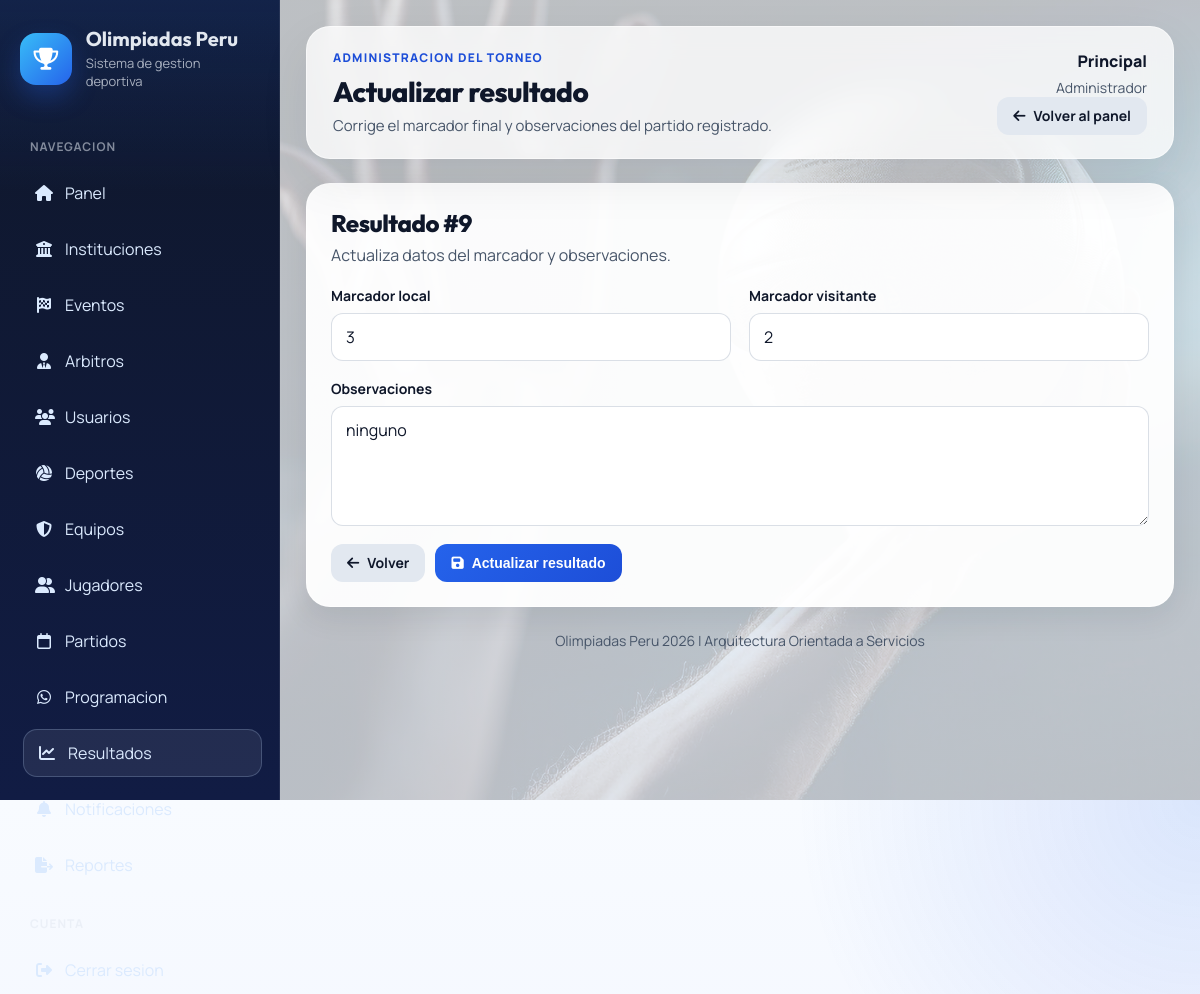
Page /modules/resultados/editar.php?id=9 (signed in) on the committed database.
### tables this page shows
CREATE TABLE `resultados` (
  `id_resultado` int(11) NOT NULL AUTO_INCREMENT,
  `id_partido` int(11) NOT NULL,
  `marcador_local` int(11) DEFAULT 0,
  `marcador_visitante` int(11) DEFAULT 0,
  `ganador` varchar(100) DEFAULT NULL,
  `observaciones` text DEFAULT NULL,
  `fecha_registro` timestamp NOT NULL DEFAULT current_timestamp(),
  PRIMARY KEY (`id_resultado`),
  KEY `id_partido` (`id_partido`),
  CONSTRAINT `resultados_ibfk_1` FOREIGN KEY (`id_partido`) REFERENCES `partidos` (`id_partido`)
);

### modules/resultados/editar.php (called while the page is built, shortened)
<?php require __DIR__ . '/edit_view.php'; return; ?>

### includes/auth.php (called while the page is built, shortened)
<?php
function e(string $value): string
{
    return htmlspecialchars($value, ENT_QUOTES, 'UTF-8');
}

### modules/resultados/edit_view.php (the view, shortened to what this page needs)
<?php
include '../../config/database.php';
$id = (int) ($_GET['id'] ?? 0);
$stmt = $conexion->prepare('SELECT * FROM resultados WHERE id_resultado = ?');
$stmt->execute([$id]);
$resultado = $stmt->fetch();
require '../../includes/app_header.php';
?>
<section class="form-card">
    <div class="toolbar"><div class="toolbar__title"><h2>Resultado #<?= e((string) $resultado['id_resultado']) ?></h2><p>Actualiza datos del marcador y observaciones.</p></div></div>
    <form action="actualizar.php" method="POST" class="form-grid">
        <div class="form-grid form-grid--two">
            <div class="field"><label for="marcador_local">Marcador local</label><input id="marcador_local" type="number" name="marcador_local" min="0" value="<?= e((string) $resultado['marcador_local']) ?>" required></div>
            <div class="field"><label for="marcador_visitante">Marcador visitante</label><input id="marcador_visitante" type="number" name="marcador_visitante" min="0" value="<?= e((string) $resultado['marcador_visitante']) ?>" required></div>
        </div>
        <div class="field"><label for="observaciones">Observaciones</label><textarea id="observaciones" name="observaciones"><?= e((string) ($resultado['observaciones'] ?? '')) ?></textarea></div>
        <div class="action-row"><a class="btn btn-secondary" href="index.php"><i class="fa-solid fa-arrow-left"></i> Volver</a><button class="btn btn-primary" type="submit"><i class="fa-solid fa-floppy-disk"></i> Actualizar resultado</button></div>
    </form>
</section>
<?php require '../../includes/app_footer.php'; ?>

### css/style.css (style rules this page uses)
:root { --bg: #eef2ff; --surface: #ffffff; --text: #0f172a; --text-soft: #475569; --primary: #2563eb; --primary-2: #1d4ed8; --success: #16a34a; --warning: #f59e0b; --danger: #dc2626; --shadow-soft: 0 20px 50px rgba(15, 23, 42, 0.08); --shadow-card: 0 10px 30px rgba(15, 23, 42, 0.08); --radius-xl: 24px; --radius-lg: 18px; --radius-md: 14px; --radius-sm: 10px; --transition: 180ms ease; }
* { box-sizing: border-box; margin: 0; padding: 0; }
html { scroll-behavior: smooth; }
body { background: radial-gradient(circle at top right, rgba(37, 99, 235, 0.14), transparent 28%), radial-gradient(circle at bottom left, rgba(22, 163, 74, 0.12), transparent 24%), linear-gradient(180deg, #f8fbff 0%, var(--bg) 100%); color: var(--text); font-family: "Manrope", "Segoe UI", Tahoma, Geneva, Verdana, sans-serif; min-height: 100vh; }
h1, h2, h3, h4, h5, h6, .app-brand__title, .app-topbar__title { font-family: "Outfit", "Manrope", "Segoe UI", sans-serif; }
a { color: inherit; }
.hero-card, .panel-card, .data-card, .form-card, .auth-card { background: rgba(255, 255, 255, 0.94); border: 1px solid rgba(255, 255, 255, 0.7); border-radius: var(--radius-xl); box-shadow: var(--shadow-card); }
.hero-card, .panel-card, .data-card, .form-card { padding: 24px; }
.toolbar { align-items: center; display: flex; flex-wrap: wrap; gap: 12px; justify-content: space-between; margin-bottom: 20px; }
.toolbar__title h2, .section-title { font-size: 24px; font-weight: 800; letter-spacing: -0.02em; }
.toolbar__title p { color: var(--text-soft); margin-top: 6px; }
.btn, button, input[type="submit"] { align-items: center; border: 0; border-radius: 12px; cursor: pointer; display: inline-flex; font-size: 14px; font-weight: 700; gap: 8px; justify-content: center; line-height: 1; padding: 12px 16px; text-decoration: none; transition: transform var(--transition), box-shadow var(--transition), background var(--transition), opacity var(--transition); }
.btn-primary { background: linear-gradient(135deg, var(--primary), var(--primary-2)); color: #fff; }
.btn-secondary { background: #e2e8f0; color: #0f172a; }
.form-card form, .form-grid { display: grid; gap: 18px; }
.form-grid--two { grid-template-columns: repeat(2, minmax(0, 1fr)); }
.field { display: grid; gap: 8px; }
.field label { color: var(--text); font-size: 14px; font-weight: 700; }
input, select, textarea { background: #fff; border: 1px solid rgba(148, 163, 184, 0.35); border-radius: 12px; color: var(--text); font: inherit; min-height: 48px; padding: 12px 14px; transition: border-color var(--transition), box-shadow var(--transition), background var(--transition); width: 100%; }
textarea { min-height: 120px; resize: vertical; }
.action-row { display: flex; flex-wrap: wrap; gap: 10px; }

### rows in the picture
resultados: id_resultado "9", marcador_local "3", marcador_visitante "2", observaciones "ninguno"

### other values in the picture
$item['label'] "Panel"
$item['label'] "Instituciones"
$item['label'] "Eventos"
$item['label'] "Arbitros"
$item['label'] "Usuarios"
$item['label'] "Deportes"
$item['label'] "Equipos"
$item['label'] "Jugadores"
$item['label'] "Partidos"
$item['label'] "Programacion"
$item['label'] "Resultados"
$pageHeading "Actualizar resultado"
$pageDescription "Corrige el marcador final y observaciones del partido registrado."
current_user_name() "Principal"
current_role_label() "Administrador"
